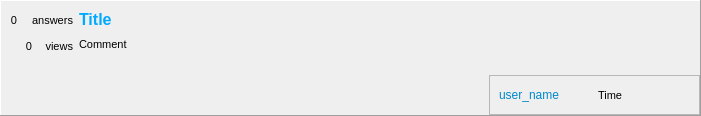
<?xml version="1.0" encoding="UTF-8"?>
<ui version="4.0">
 <class>Form</class>
 <widget class="QWidget" name="Form">
  <property name="geometry">
   <rect>
    <x>0</x>
    <y>0</y>
    <width>701</width>
    <height>116</height>
   </rect>
  </property>
  <property name="minimumSize">
   <size>
    <width>701</width>
    <height>116</height>
   </size>
  </property>
  <property name="maximumSize">
   <size>
    <width>701</width>
    <height>116</height>
   </size>
  </property>
  <property name="font">
   <font>
    <pointsize>8</pointsize>
   </font>
  </property>
  <property name="windowTitle">
   <string>Form</string>
  </property>
  <property name="styleSheet">
   <string notr="true"/>
  </property>
  <layout class="QVBoxLayout" name="verticalLayout">
   <property name="spacing">
    <number>0</number>
   </property>
   <property name="leftMargin">
    <number>0</number>
   </property>
   <property name="topMargin">
    <number>0</number>
   </property>
   <property name="rightMargin">
    <number>0</number>
   </property>
   <property name="bottomMargin">
    <number>0</number>
   </property>
   <item>
    <widget class="QFrame" name="frame">
     <property name="minimumSize">
      <size>
       <width>701</width>
       <height>116</height>
      </size>
     </property>
     <property name="maximumSize">
      <size>
       <width>701</width>
       <height>116</height>
      </size>
     </property>
     <property name="styleSheet">
      <string notr="true"/>
     </property>
     <property name="frameShape">
      <enum>QFrame::Panel</enum>
     </property>
     <property name="frameShadow">
      <enum>QFrame::Raised</enum>
     </property>
     <layout class="QHBoxLayout" name="horizontalLayout">
      <property name="spacing">
       <number>0</number>
      </property>
      <property name="leftMargin">
       <number>0</number>
      </property>
      <property name="topMargin">
       <number>0</number>
      </property>
      <property name="rightMargin">
       <number>0</number>
      </property>
      <property name="bottomMargin">
       <number>0</number>
      </property>
      <item>
       <widget class="QFrame" name="frame_2">
        <property name="minimumSize">
         <size>
          <width>78</width>
          <height>114</height>
         </size>
        </property>
        <property name="maximumSize">
         <size>
          <width>78</width>
          <height>114</height>
         </size>
        </property>
        <property name="frameShape">
         <enum>QFrame::NoFrame</enum>
        </property>
        <property name="frameShadow">
         <enum>QFrame::Raised</enum>
        </property>
        <layout class="QGridLayout" name="gridLayout">
         <item row="2" column="3">
          <spacer name="verticalSpacer">
           <property name="orientation">
            <enum>Qt::Vertical</enum>
           </property>
           <property name="sizeHint" stdset="0">
            <size>
             <width>20</width>
             <height>40</height>
            </size>
           </property>
          </spacer>
         </item>
         <item row="0" column="2" colspan="3">
          <widget class="QLabel" name="label_2">
           <property name="minimumSize">
            <size>
             <width>50</width>
             <height>20</height>
            </size>
           </property>
           <property name="maximumSize">
            <size>
             <width>50</width>
             <height>20</height>
            </size>
           </property>
           <property name="text">
            <string>answers</string>
           </property>
           <property name="alignment">
            <set>Qt::AlignRight|Qt::AlignTrailing|Qt::AlignVCenter</set>
           </property>
          </widget>
         </item>
         <item row="0" column="0" colspan="2">
          <widget class="QLabel" name="label_7">
           <property name="text">
            <string>0</string>
           </property>
           <property name="alignment">
            <set>Qt::AlignRight|Qt::AlignTrailing|Qt::AlignVCenter</set>
           </property>
          </widget>
         </item>
         <item row="1" column="3" colspan="2">
          <widget class="QLabel" name="label_5">
           <property name="minimumSize">
            <size>
             <width>35</width>
             <height>20</height>
            </size>
           </property>
           <property name="maximumSize">
            <size>
             <width>35</width>
             <height>20</height>
            </size>
           </property>
           <property name="text">
            <string>views</string>
           </property>
           <property name="alignment">
            <set>Qt::AlignRight|Qt::AlignTrailing|Qt::AlignVCenter</set>
           </property>
          </widget>
         </item>
         <item row="1" column="0" colspan="3">
          <widget class="QLabel" name="label_8">
           <property name="text">
            <string>0</string>
           </property>
           <property name="alignment">
            <set>Qt::AlignRight|Qt::AlignTrailing|Qt::AlignVCenter</set>
           </property>
          </widget>
         </item>
        </layout>
       </widget>
      </item>
      <item>
       <widget class="QFrame" name="frame_3">
        <property name="frameShape">
         <enum>QFrame::NoFrame</enum>
        </property>
        <property name="frameShadow">
         <enum>QFrame::Raised</enum>
        </property>
        <layout class="QGridLayout" name="gridLayout_2">
         <property name="leftMargin">
          <number>0</number>
         </property>
         <property name="topMargin">
          <number>0</number>
         </property>
         <property name="rightMargin">
          <number>0</number>
         </property>
         <property name="bottomMargin">
          <number>0</number>
         </property>
         <property name="spacing">
          <number>0</number>
         </property>
         <item row="0" column="0" colspan="2">
          <widget class="QFrame" name="frame_4">
           <property name="frameShape">
            <enum>QFrame::NoFrame</enum>
           </property>
           <property name="frameShadow">
            <enum>QFrame::Raised</enum>
           </property>
           <layout class="QVBoxLayout" name="verticalLayout_3">
            <property name="spacing">
             <number>0</number>
            </property>
            <property name="leftMargin">
             <number>0</number>
            </property>
            <property name="topMargin">
             <number>0</number>
            </property>
            <property name="rightMargin">
             <number>0</number>
            </property>
            <property name="bottomMargin">
             <number>0</number>
            </property>
            <item>
             <widget class="QLabel" name="label_9">
              <property name="font">
               <font>
                <pointsize>12</pointsize>
                <weight>75</weight>
                <bold>true</bold>
               </font>
              </property>
              <property name="styleSheet">
               <string notr="true">color: rgb(0, 170, 255);</string>
              </property>
              <property name="text">
               <string>Title</string>
              </property>
             </widget>
            </item>
            <item>
             <widget class="QLabel" name="label_10">
              <property name="font">
               <font>
                <pointsize>8</pointsize>
               </font>
              </property>
              <property name="text">
               <string>Comment</string>
              </property>
              <property name="alignment">
               <set>Qt::AlignLeading|Qt::AlignLeft|Qt::AlignTop</set>
              </property>
             </widget>
            </item>
           </layout>
          </widget>
         </item>
         <item row="1" column="0">
          <widget class="QFrame" name="frame_5">
           <property name="minimumSize">
            <size>
             <width>410</width>
             <height>40</height>
            </size>
           </property>
           <property name="maximumSize">
            <size>
             <width>410</width>
             <height>40</height>
            </size>
           </property>
           <property name="frameShape">
            <enum>QFrame::NoFrame</enum>
           </property>
           <property name="frameShadow">
            <enum>QFrame::Raised</enum>
           </property>
          </widget>
         </item>
         <item row="1" column="1">
          <widget class="QFrame" name="frame_6">
           <property name="frameShape">
            <enum>QFrame::StyledPanel</enum>
           </property>
           <property name="frameShadow">
            <enum>QFrame::Raised</enum>
           </property>
           <layout class="QHBoxLayout" name="horizontalLayout_2">
            <item>
             <widget class="QLabel" name="label_11">
              <property name="font">
               <font>
                <pointsize>9</pointsize>
               </font>
              </property>
              <property name="styleSheet">
               <string notr="true">color: rgb(0, 135, 203);</string>
              </property>
              <property name="text">
               <string>user_name</string>
              </property>
             </widget>
            </item>
            <item>
             <widget class="QLabel" name="label">
              <property name="font">
               <font>
                <pointsize>8</pointsize>
               </font>
              </property>
              <property name="text">
               <string>Time</string>
              </property>
             </widget>
            </item>
           </layout>
          </widget>
         </item>
        </layout>
       </widget>
      </item>
     </layout>
    </widget>
   </item>
  </layout>
 </widget>
 <resources/>
 <connections/>
</ui>
